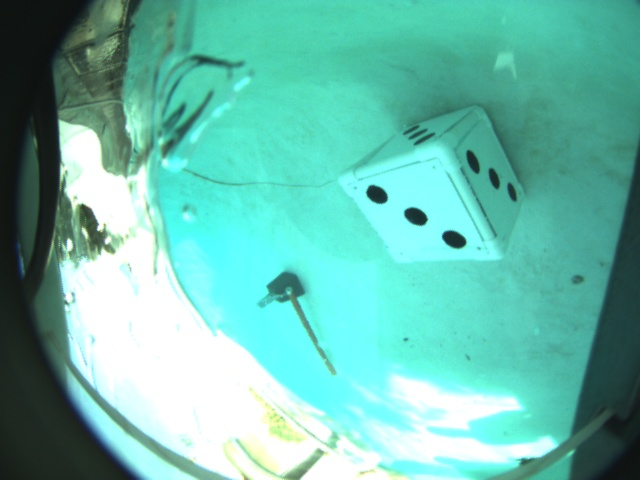
#> input picture robosub/scripts/modules/sensors/computer_vision/dice_test_data/dice1521499300835.jpg, 640 x 480 px
$ python -i DicePreprocess.py   (imports and definitions only)   (Python 2 division)   (older library calls are emulated)
#> lines starting #> are read from the running program, lines starting #| are printed output that depends on the picture; after the words box and inside, x2 and y2 are one past the last pixel; in counts of white or black regions, pixels touching at a corner belong together
#> further down, picture is the input picture: shape (480, 640, 3); mean B, G, R 172.8, 187.3, 106
#> in get_interest_regions, `hsv_frame = cv2.cvtColor(frame, cv2.COLOR_BGR2HSV)`: hsv_frame: shape (480, 640, 3); mean H, S, V 78.2, 111.4, 187.6
import cv2
import numpy as np


class DicePreprocessor:

    def __init__(self):
        self.lower = np.array([0, 0, 0], 'uint8')
        self.upper = np.array([180, 155, 99], 'uint8')

        #blue filter
        # self.lower = np.array([109, 71, 88], 'uint8') # lower color value
        # self.upper = np.array([139, 169, 99], 'uint8') # upper color value

        self.dots_lower = np.array([0, 0, 0], 'uint8') # any lighting
        self.dots_upper = np.array([180, 255, 80], 'uint8') # any lighting
        self.detect_dots = False
        self.min_cont_size = 100
        self.max_cont_size = 1000
        self.roi_size = 500
        self.ratio_lower = 0.85
        self.ratio_upper = 1.15
        self.kernel = np.ones((5, 5), np.uint8)


    def preprocess(self, img):
        if (self.detect_dots):
            mask = cv2.inRange(img, self.dots_lower, self.dots_upper)
        else:
            mask = cv2.inRange(img, self.lower, self.upper)
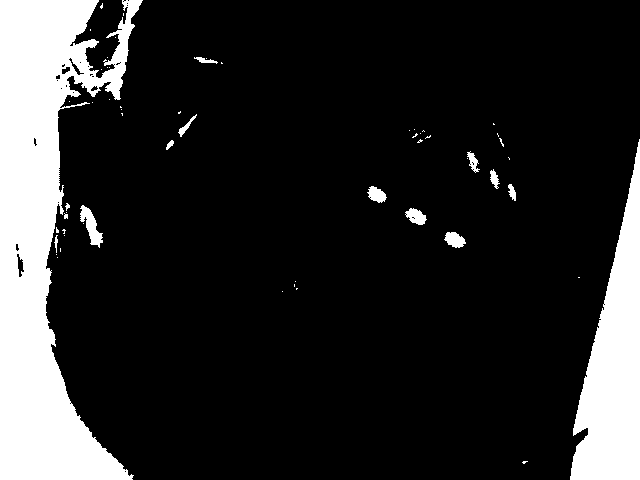
#> mask: shape (480, 640); 16.1% white; 58 white regions (44 under 20 px), largest, box (x1, y1, x2, y2) and area: (0, 0, 143, 480) 34726, (570, 139, 640, 480) 12746, (80, 205, 103, 248) 432
        output = cv2.bitwise_and(img, img, mask=mask)
#> output: shape (480, 640, 3); mean H, S, V 12.7, 13.8, 7.5
        return output, mask

    def set_lower_color(self, task_name, lower):
        self.lower = np.array(lower, 'uint8')
        print 'lower is set to {} for {}'.format(lower, task_name)

    def set_upper_color(self, task_name, upper):
        self.upper = np.array(upper, 'uint8')
        print 'upper is set to {} for {}'.format(upper, task_name)

    def filter_contours(self, frame_contours):
        new_cont_list = []
        for cont in frame_contours:
            cont_len = len(cont)
            if self.min_cont_size < cont_len < self.max_cont_size:
                new_cont_list.append(cont)
        filtered_contours = np.array(new_cont_list)
        return filtered_contours


    def get_interest_regions(self, frame, die = None):
        if die is None:
            die = 5
        elif die != 5 and die != 6:
            return None

        hsv_frame = cv2.cvtColor(frame, cv2.COLOR_BGR2HSV)
        color_filter_frame, mask = self.preprocess(hsv_frame)

        close_frame = cv2.morphologyEx(color_filter_frame, cv2.MORPH_CLOSE, self.kernel)
#> close_frame: shape (480, 640, 3); mean H, S, V 13.1, 14.7, 7.9
        erode_frame = cv2.erode(close_frame, self.kernel, iterations=1)
#> erode_frame: shape (480, 640, 3); mean H, S, V 11.5, 12.2, 6.2

        if die == 6:
            dilate_frame = cv2.dilate(erode_frame, self.kernel, iterations=1)
            hsv2bgr_frame = cv2.cvtColor(dilate_frame, cv2.COLOR_HSV2BGR) # change color space to BGR
        else:
            hsv2bgr_frame = cv2.cvtColor(erode_frame, cv2.COLOR_HSV2BGR) # change color space to BGR
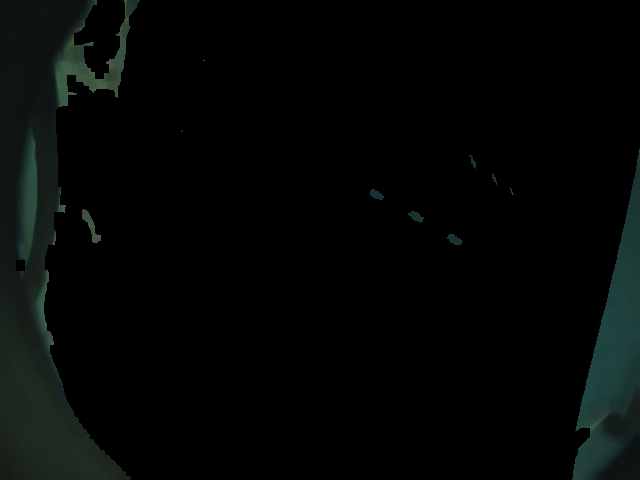
#> hsv2bgr_frame: shape (480, 640, 3); mean B, G, R 5.4, 6.2, 4

        grayscale_frame = cv2.cvtColor(hsv2bgr_frame, cv2.COLOR_BGR2GRAY) # to grayscale

        thresh_frame = cv2.adaptiveThreshold(grayscale_frame, 255, cv2.ADAPTIVE_THRESH_MEAN_C, cv2.THRESH_BINARY_INV, 11, 3)
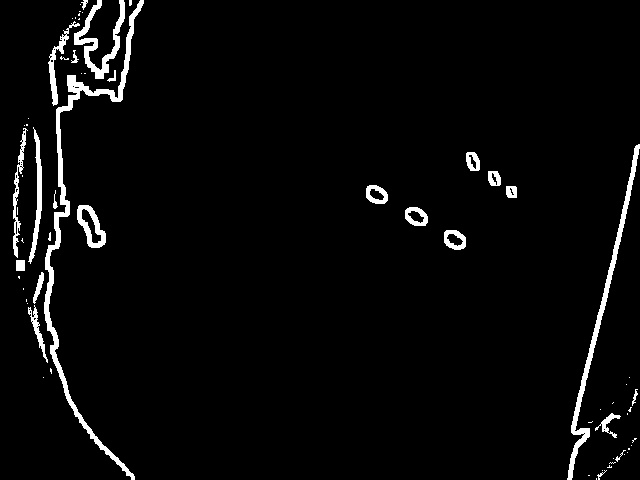
#> thresh_frame: shape (480, 640); 3.4% white; 66 white regions (42 under 20 px)
        frame_c, frame_contours, frame_hierarchy = cv2.findContours(thresh_frame, cv2.RETR_EXTERNAL, cv2.CHAIN_APPROX_SIMPLE)
#> frame_contours = 66 contours, 45 with area under 20; largest, box (x1, y1, x2, y2) and area: (44, 0, 144, 480) 2628, (567, 144, 640, 480) 1460, (74, 0, 125, 79) 902, (77, 205, 106, 248) 718, (28, 127, 42, 264) 472; frame_hierarchy = 66 rows, first 6: [1, -1, -1, -1], [2, 0, -1, -1], [3, 1, -1, -1], [4, 2, -1, -1], [5, 3, -1, -1], [6, 4, -1, -1]

        frame_filtered_contours = self.filter_contours(frame_contours)
#> the loop in filter_contours, `for cont in frame_contours:` made 66 passes
#> (cont, cont_len) on passes 1, 2, 4, 7, 8, 9, 11, 12, 14, 15, 17, 19: ([[596, 478], [596, 479]], 2), ([[588, 475], [589, 475]], 2), ([[602, 470]], 1), ([[613, 458]], 1), ([[624, 454]], 1), ([[627, 452]], 1), ([[628, 448], [628, 449], [629, 449], [629, 448]], 4), ([[631, 445]], 1), ([[592, 421], [591, 422], [588, 422], [591, 422]], 4), ([[627, 413], [627, 414]], 2), ([[600, 409]], 1), ([[613, 402], [612, 403]], 2)
#> cont_len on passes 3, 5, 6, 10, 13, 16: 19, 8, 12, 19, 11, 70
#> after the loop in filter_contours, `for cont in frame_contours:`: new_cont_list = 5 contours; box (x1, y1, x2, y2) and area: (44, 0, 144, 480) 2628, (567, 144, 640, 480) 1460, (74, 0, 125, 79) 902, (13, 128, 28, 258) 370, (48, 21, 80, 106) 366

        boxes = [cv2.boundingRect(c) for c in frame_contours]

        # interest_regions = [b for b in boxes if b[2]*b[3] > self.roi_size and (self.ratio_lower < (float(b[2])/float(b[3])) < self.ratio_upper)]
        interest_regions = [b for b in boxes if b[2]*b[3] > self.roi_size]

        return interest_regions

>>> import cv2
>>> picture = cv2.imread('dice_test_data/dice1521499300835.jpg')
#> (the run stopped early here; a loop or call above may not have finished)

$ run again, on robosub/scripts/modules/sensors/computer_vision/dice_test_data/dice1521499303180.jpg
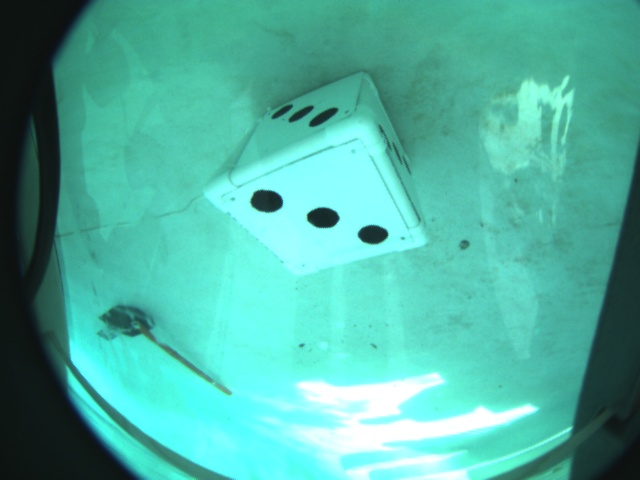
#> input picture robosub/scripts/modules/sensors/computer_vision/dice_test_data/dice1521499303180.jpg, 640 x 480 px
#> picture is the input picture: shape (480, 640, 3); mean B, G, R 161.8, 177.8, 79.8
#> hsv_frame: shape (480, 640, 3); mean H, S, V 84.8, 138.5, 178
#> in preprocess, `mask = cv2.inRange(img, self.lower, self.upper)`:
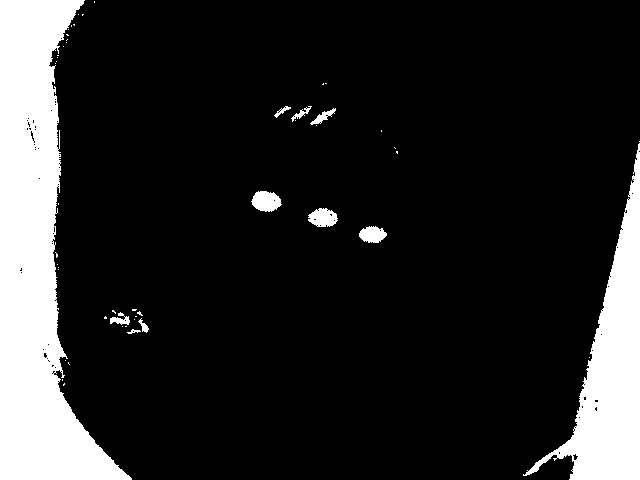
#> mask: shape (480, 640); 15.1% white; 51 white regions (40 under 20 px), largest, box (x1, y1, x2, y2) and area: (0, 0, 132, 480) 31175, (523, 143, 640, 480) 13241, (251, 191, 282, 212) 476
#> output: shape (480, 640, 3); mean H, S, V 12.9, 16.6, 5.6
#> close_frame: shape (480, 640, 3); mean H, S, V 13.2, 17.6, 5.8
#> erode_frame: shape (480, 640, 3); mean H, S, V 11.9, 15.2, 4.7
#> in get_interest_regions, `thresh_frame = cv2.adaptiveThreshold(grayscale_frame, 255, cv2.ADAPTIV..`:
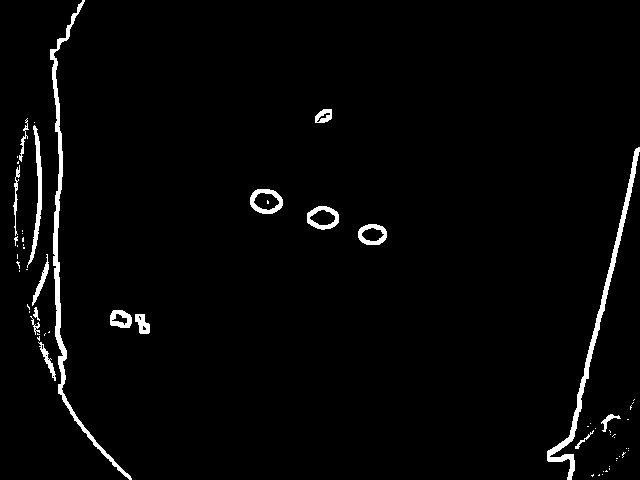
#> thresh_frame: shape (480, 640); 2.4% white; 63 white regions (46 under 20 px)
#> frame_contours = 62 contours, 45 with area under 20; largest, box (x1, y1, x2, y2) and area: (50, 0, 132, 480) 1779, (547, 147, 640, 480) 1510, (250, 189, 283, 214) 627, (307, 206, 339, 230) 561, (358, 224, 387, 245) 466; frame_hierarchy = 62 rows, first 6: [1, -1, -1, -1], [2, 0, -1, -1], [3, 1, -1, -1], [4, 2, -1, -1], [5, 3, -1, -1], [6, 4, -1, -1]
#> the loop in filter_contours, `for cont in frame_contours:` made 62 passes
#> (cont, cont_len) on passes 1, 2, 4, 5, 6, 7, 8, 9: ([[602, 474]], 1), ([[599, 474], [598, 475], [599, 475]], 3), ([[603, 471]], 1), ([[606, 470], [605, 471], [607, 471]], 3), ([[609, 468], [609, 469]], 2), ([[609, 466]], 1), ([[616, 460]], 1), ([[616, 458], [617, 458]], 2)
#> after the loop in filter_contours, `for cont in frame_contours:`: new_cont_list = 2 contours; box (x1, y1, x2, y2) and area: (50, 0, 132, 480) 1779, (547, 147, 640, 480) 1510

$ run again, on robosub/scripts/modules/sensors/computer_vision/dice_test_data/dice1521499307935.jpg
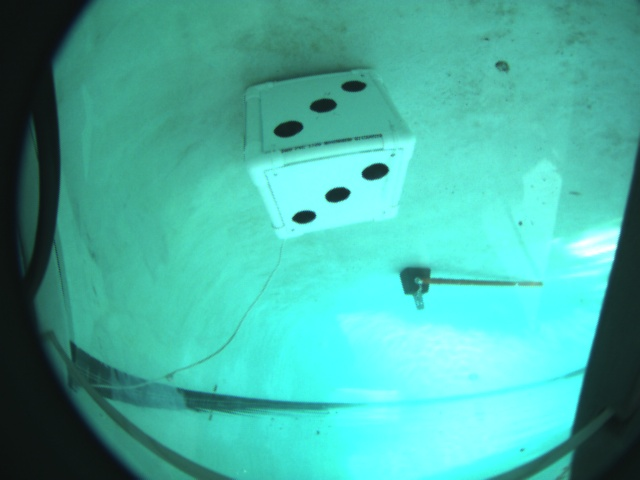
#> input picture robosub/scripts/modules/sensors/computer_vision/dice_test_data/dice1521499307935.jpg, 640 x 480 px
#> picture is the input picture: shape (480, 640, 3); mean B, G, R 163.1, 176.9, 72
#> hsv_frame: shape (480, 640, 3); mean H, S, V 85.7, 146.1, 177.1
#> in preprocess, `mask = cv2.inRange(img, self.lower, self.upper)`:
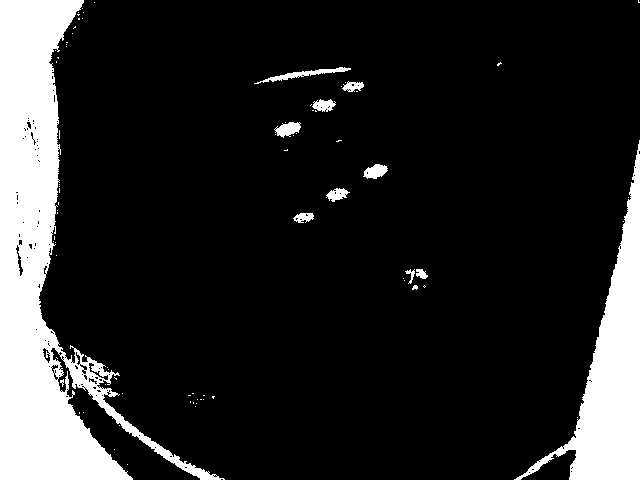
#> mask: shape (480, 640); 15.3% white; 81 white regions (69 under 20 px), largest, box (x1, y1, x2, y2) and area: (0, 0, 225, 480) 32366, (514, 140, 640, 480) 12613, (254, 67, 351, 84) 396
#> output: shape (480, 640, 3); mean H, S, V 13, 16.7, 5.5
#> close_frame: shape (480, 640, 3); mean H, S, V 13.7, 18.2, 5.9
#> erode_frame: shape (480, 640, 3); mean H, S, V 11.9, 15.1, 4.4
#> in get_interest_regions, `thresh_frame = cv2.adaptiveThreshold(grayscale_frame, 255, cv2.ADAPTIV..`:
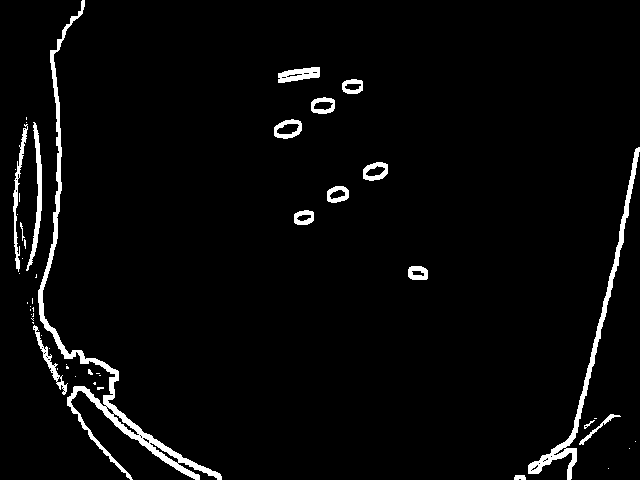
#> thresh_frame: shape (480, 640); 3.4% white; 50 white regions (32 under 20 px)
#> frame_contours = 50 contours, 35 with area under 20; largest, box (x1, y1, x2, y2) and area: (38, 0, 222, 480) 3726, (528, 147, 640, 480) 1778, (26, 122, 42, 271) 510, (278, 67, 320, 83) 410, (274, 119, 302, 139) 398; frame_hierarchy = 50 rows, first 6: [1, -1, -1, -1], [2, 0, -1, -1], [3, 1, -1, -1], [4, 2, -1, -1], [5, 3, -1, -1], [6, 4, -1, -1]
#> the loop in filter_contours, `for cont in frame_contours:` made 50 passes
#> (cont, cont_len) on passes 2, 3, 4, 6, 10, 11, 12, 14: ([[608, 468]], 1), ([[629, 448]], 1), ([[635, 441]], 1), ([[594, 418], [596, 418]], 2), ([[75, 376]], 1), ([[99, 375], [100, 375]], 2), ([[96, 373], [99, 373]], 2), ([[57, 368], [57, 369]], 2)
#> after the loop in filter_contours, `for cont in frame_contours:`: new_cont_list = 4 contours; box (x1, y1, x2, y2) and area: (38, 0, 222, 480) 3726, (528, 147, 640, 480) 1778, (13, 124, 28, 272) 349, (33, 325, 68, 395) 298

$ run again, on robosub/scripts/modules/sensors/computer_vision/dice_test_data/dice1521499311970.jpg
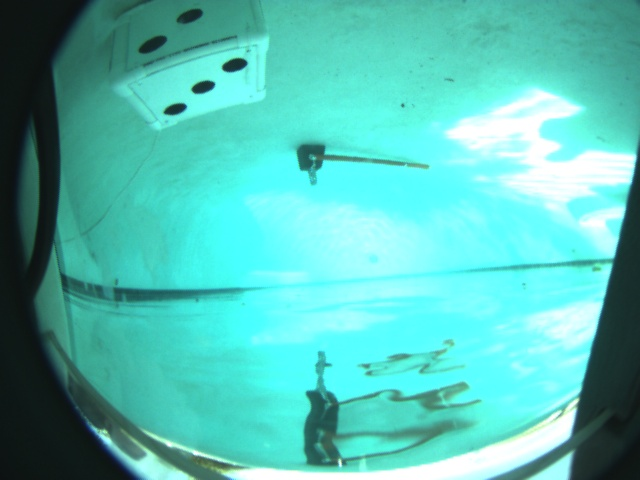
#> input picture robosub/scripts/modules/sensors/computer_vision/dice_test_data/dice1521499311970.jpg, 640 x 480 px
#> picture is the input picture: shape (480, 640, 3); mean B, G, R 181, 190.9, 86.4
#> hsv_frame: shape (480, 640, 3); mean H, S, V 86.5, 137.7, 191.2
#> in preprocess, `mask = cv2.inRange(img, self.lower, self.upper)`:
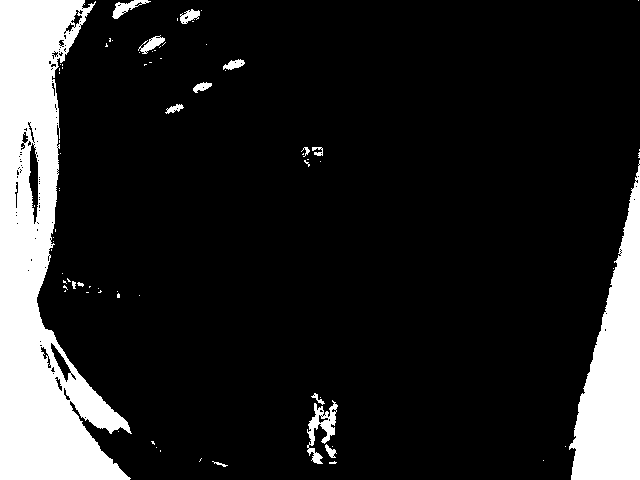
#> mask: shape (480, 640); 15% white; 76 white regions (60 under 20 px), largest, box (x1, y1, x2, y2) and area: (0, 0, 132, 480) 31660, (569, 160, 640, 480) 12073, (307, 400, 338, 464) 755
#> output: shape (480, 640, 3); mean H, S, V 12.9, 16.5, 5.6
#> close_frame: shape (480, 640, 3); mean H, S, V 13.5, 17.9, 6.1
#> erode_frame: shape (480, 640, 3); mean H, S, V 11.9, 14.9, 4.5
#> in get_interest_regions, `thresh_frame = cv2.adaptiveThreshold(grayscale_frame, 255, cv2.ADAPTIV..`:
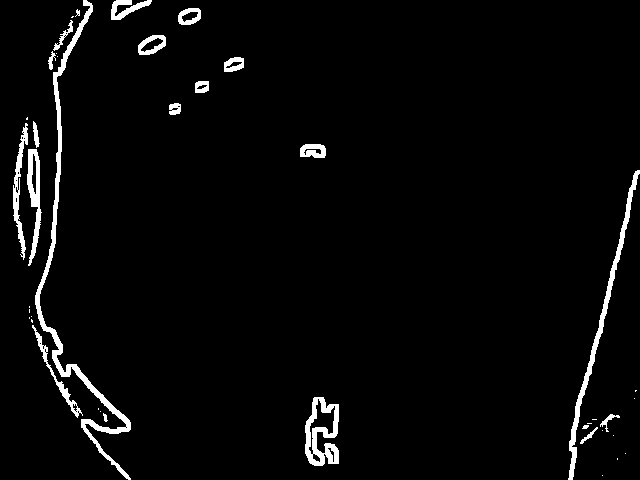
#> thresh_frame: shape (480, 640); 3.2% white; 41 white regions (20 under 20 px)
#> frame_contours = 41 contours, 23 with area under 20; largest, box (x1, y1, x2, y2) and area: (35, 0, 131, 480) 2421, (305, 397, 339, 466) 1581, (568, 170, 640, 480) 1258, (27, 149, 42, 266) 786, (13, 123, 28, 260) 509; frame_hierarchy = 41 rows, first 6: [1, -1, -1, -1], [2, 0, -1, -1], [3, 1, -1, -1], [4, 2, -1, -1], [5, 3, -1, -1], [6, 4, -1, -1]
#> the loop in filter_contours, `for cont in frame_contours:` made 41 passes
#> cont_len on passes 6, 7, 10, 11, 15, 17, 23, 24: 31, 7, 41, 11, 79, 145, 268, 76
#> after the loop in filter_contours, `for cont in frame_contours:`: new_cont_list = 4 contours; box (x1, y1, x2, y2) and area: (35, 0, 131, 480) 2421, (568, 170, 640, 480) 1258, (13, 123, 28, 260) 509, (32, 325, 83, 418) 358
